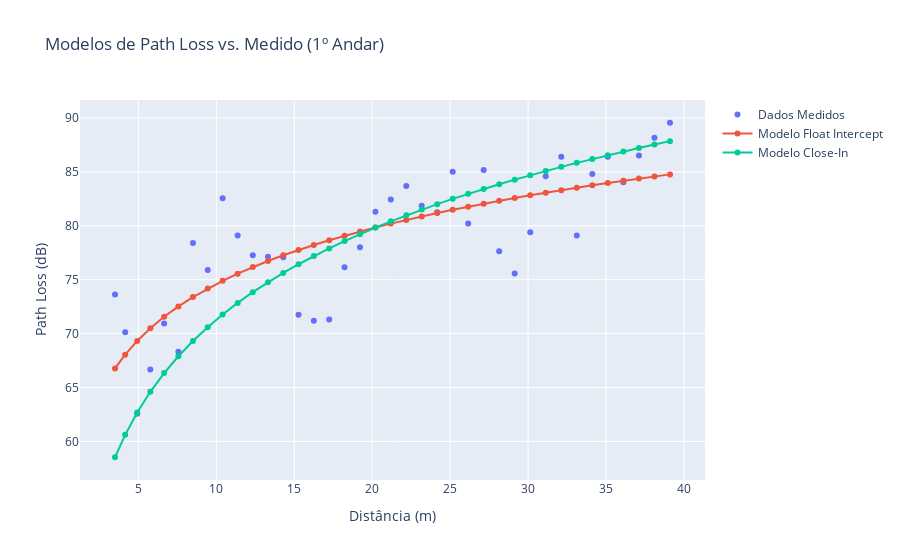

Source (notebook cell):
### Code cell
# Análise para o 1º Andar
print("\n--- Resultados para o 1º Andar ---")
fi_1andar, _, _ = float_intercept(df_real_1andar[['distancia', 'Cp', 'pl']])
ci_1andar, _ = close_in(df_real_1andar[['distancia', 'Cp', 'pl']])

fig_modelos_1andar = go.Figure()
fig_modelos_1andar.add_trace(go.Scatter(x=df_real_1andar.distancia, y=df_real_1andar['pl'], name='Dados Medidos', mode='markers'))
fig_modelos_1andar.add_trace(go.Scatter(x=df_real_1andar.distancia, y=fi_1andar, name='Modelo Float Intercept', mode='lines+markers'))
fig_modelos_1andar.add_trace(go.Scatter(x=df_real_1andar.distancia, y=ci_1andar, name='Modelo Close-In', mode='lines+markers'))
fig_modelos_1andar.update_layout(title='Modelos de Path Loss vs. Medido (1º Andar)', xaxis_title='Distância (m)', yaxis_title='Path Loss (dB)')
fig_modelos_1andar.show()

### Figure 1 — Plotly figure (JSON) as saved in the notebook; plotly's stock layout.template omitted (floating-point values rounded to 4 significant figures)
{"data": [{"mode": "markers", "name": "Dados Medidos", "type": "scatter", "x": [3.498, 4.152, 4.923, 5.765, 6.651, 7.566, 8.499, 9.447, 10.4, 11.37, 12.34, 13.31, 14.29, 15.27, 16.26, 17.24, 18.23, 19.22, 20.2, 21.2, 22.19, 23.18, 24.17, 25.16, 26.16, 27.15, 28.15, 29.14, 30.14, 31.13, 32.13, 33.12, 34.12, 35.12, 36.11, 37.11, 38.11, 39.11], "y": [73.64, 70.12, 62.56, 66.67, 70.95, 68.33, 78.4, 75.9, 82.56, 79.11, 77.27, 77.14, 77.08, 71.76, 71.2, 71.31, 76.16, 78.02, 81.3, 82.45, 83.69, 81.85, 81.26, 85.01, 80.21, 85.17, 77.63, 75.58, 79.41, 84.6, 86.41, 79.11, 84.8, 86.4, 84.05, 86.53, 88.17, 89.56]}, {"mode": "lines+markers", "name": "Modelo Float Intercept", "type": "scatter", "x": [3.498, 4.152, 4.923, 5.765, 6.651, 7.566, 8.499, 9.447, 10.4, 11.37, 12.34, 13.31, 14.29, 15.27, 16.26, 17.24, 18.23, 19.22, 20.2, 21.2, 22.19, 23.18, 24.17, 25.16, 26.16, 27.15, 28.15, 29.14, 30.14, 31.13, 32.13, 33.12, 34.12, 35.12, 36.11, 37.11, 38.11, 39.11], "y": [66.77, 68.05, 69.32, 70.5, 71.56, 72.52, 73.39, 74.18, 74.9, 75.56, 76.17, 76.74, 77.27, 77.76, 78.23, 78.66, 79.08, 79.47, 79.85, 80.2, 80.55, 80.87, 81.18, 81.48, 81.77, 82.05, 82.32, 82.58, 82.83, 83.07, 83.31, 83.53, 83.75, 83.97, 84.18, 84.38, 84.58, 84.77]}, {"mode": "lines+markers", "name": "Modelo Close-In", "type": "scatter", "x": [3.498, 4.152, 4.923, 5.765, 6.651, 7.566, 8.499, 9.447, 10.4, 11.37, 12.34, 13.31, 14.29, 15.27, 16.26, 17.24, 18.23, 19.22, 20.2, 21.2, 22.19, 23.18, 24.17, 25.16, 26.16, 27.15, 28.15, 29.14, 30.14, 31.13, 32.13, 33.12, 34.12, 35.12, 36.11, 37.11, 38.11, 39.11], "y": [58.53, 60.61, 62.68, 64.6, 66.34, 67.9, 69.32, 70.6, 71.77, 72.85, 73.84, 74.77, 75.63, 76.43, 77.19, 77.91, 78.58, 79.22, 79.83, 80.42, 80.97, 81.5, 82.01, 82.5, 82.97, 83.42, 83.86, 84.28, 84.69, 85.09, 85.47, 85.84, 86.2, 86.55, 86.89, 87.22, 87.54, 87.86]}], "layout": {"title": {"text": "Modelos de Path Loss vs. Medido (1º Andar)"}, "xaxis": {"title": {"text": "Distância (m)"}}, "yaxis": {"title": {"text": "Path Loss (dB)"}}}}
